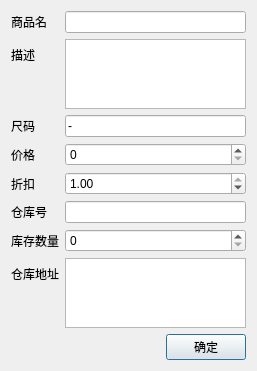
<?xml version="1.0" encoding="UTF-8"?>
<ui version="4.0">
 <class>Dialog</class>
 <widget class="QDialog" name="Dialog">
  <property name="geometry">
   <rect>
    <x>0</x>
    <y>0</y>
    <width>257</width>
    <height>355</height>
   </rect>
  </property>
  <property name="windowTitle">
   <string>Dialog</string>
  </property>
  <layout class="QVBoxLayout" name="verticalLayout">
   <item>
    <layout class="QFormLayout" name="formLayout">
     <item row="0" column="0">
      <widget class="QLabel" name="nameLabel">
       <property name="text">
        <string>商品名</string>
       </property>
      </widget>
     </item>
     <item row="1" column="0">
      <widget class="QLabel" name="describeLabel">
       <property name="text">
        <string>描述</string>
       </property>
      </widget>
     </item>
     <item row="0" column="1">
      <widget class="QLineEdit" name="nameLineEdit"/>
     </item>
     <item row="1" column="1">
      <widget class="QTextEdit" name="describeTextEdit"/>
     </item>
     <item row="3" column="0">
      <widget class="QLabel" name="priceLabel">
       <property name="text">
        <string>价格</string>
       </property>
      </widget>
     </item>
     <item row="3" column="1">
      <widget class="QSpinBox" name="priceSpinBox">
       <property name="maximum">
        <number>1000000</number>
       </property>
      </widget>
     </item>
     <item row="4" column="0">
      <widget class="QLabel" name="discountLabel">
       <property name="text">
        <string>折扣</string>
       </property>
      </widget>
     </item>
     <item row="4" column="1">
      <widget class="QDoubleSpinBox" name="discountDoubleSpinBox">
       <property name="maximum">
        <double>1.000000000000000</double>
       </property>
       <property name="singleStep">
        <double>0.050000000000000</double>
       </property>
       <property name="value">
        <double>1.000000000000000</double>
       </property>
      </widget>
     </item>
     <item row="2" column="0">
      <widget class="QLabel" name="sizeLabel">
       <property name="text">
        <string>尺码</string>
       </property>
      </widget>
     </item>
     <item row="2" column="1">
      <widget class="QLineEdit" name="sizeLineEdit">
       <property name="text">
        <string>-</string>
       </property>
      </widget>
     </item>
     <item row="5" column="0">
      <widget class="QLabel" name="WidLabel">
       <property name="text">
        <string>仓库号</string>
       </property>
      </widget>
     </item>
     <item row="6" column="0">
      <widget class="QLabel" name="stockLabel">
       <property name="text">
        <string>库存数量</string>
       </property>
      </widget>
     </item>
     <item row="5" column="1">
      <widget class="QLineEdit" name="WidLineEdit"/>
     </item>
     <item row="6" column="1">
      <widget class="QSpinBox" name="stockSpinBox">
       <property name="maximum">
        <number>10000</number>
       </property>
      </widget>
     </item>
     <item row="7" column="0">
      <widget class="QLabel" name="addressLabel">
       <property name="text">
        <string>仓库地址</string>
       </property>
      </widget>
     </item>
     <item row="7" column="1">
      <widget class="QTextEdit" name="addressTextEdit"/>
     </item>
    </layout>
   </item>
   <item>
    <layout class="QHBoxLayout" name="horizontalLayout">
     <item>
      <spacer name="horizontalSpacer">
       <property name="orientation">
        <enum>Qt::Horizontal</enum>
       </property>
       <property name="sizeHint" stdset="0">
        <size>
         <width>148</width>
         <height>18</height>
        </size>
       </property>
      </spacer>
     </item>
     <item>
      <widget class="QPushButton" name="pushButton">
       <property name="text">
        <string>确定</string>
       </property>
      </widget>
     </item>
    </layout>
   </item>
  </layout>
 </widget>
 <resources/>
 <connections/>
</ui>
